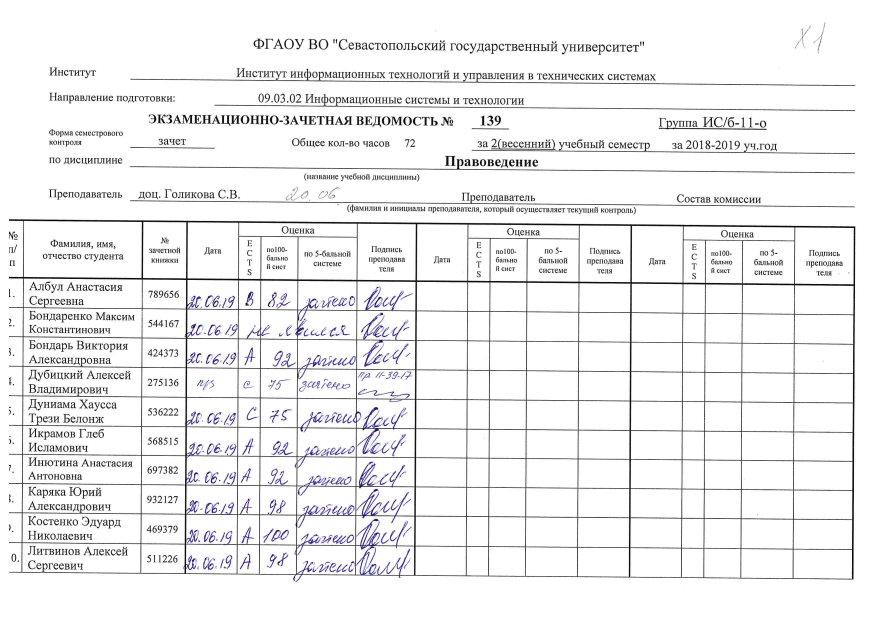
#> input picture InputData/Data/page_1.jpg, 3508 x 2480 px (shown at 1/4 size)
$ python -i align_images.py   (imports and definitions only)
#> lines starting #> are read from the running program, lines starting #| are printed output that depends on the picture; after the words box and inside, x2 and y2 are one past the last pixel; in counts of white or black regions, pixels touching at a corner belong together
#> further down, picture is the input picture: shape (2480, 3508, 3); mean B, G, R 240, 239.2, 239.3
import cv2
import numpy as np
import os
import math
from scipy.ndimage import interpolation as inter
from collections import OrderedDict

MAX_FEATURES = 500
GOOD_MATCH_PERCENT = 0.15


# [94 lines left out: functions alignImages, align_images_v2, not called in this run]


def correct_table_skew(img, result_path="Output"):
    # [19 lines of commented-out code are left out]

#> called with result_path = 'Output'
    grayscale_img = cv2.cvtColor(img, cv2.COLOR_BGR2GRAY)

    (thresh, img_bin) = cv2.threshold(grayscale_img, 128, 255, cv2.THRESH_BINARY | cv2.THRESH_OTSU)
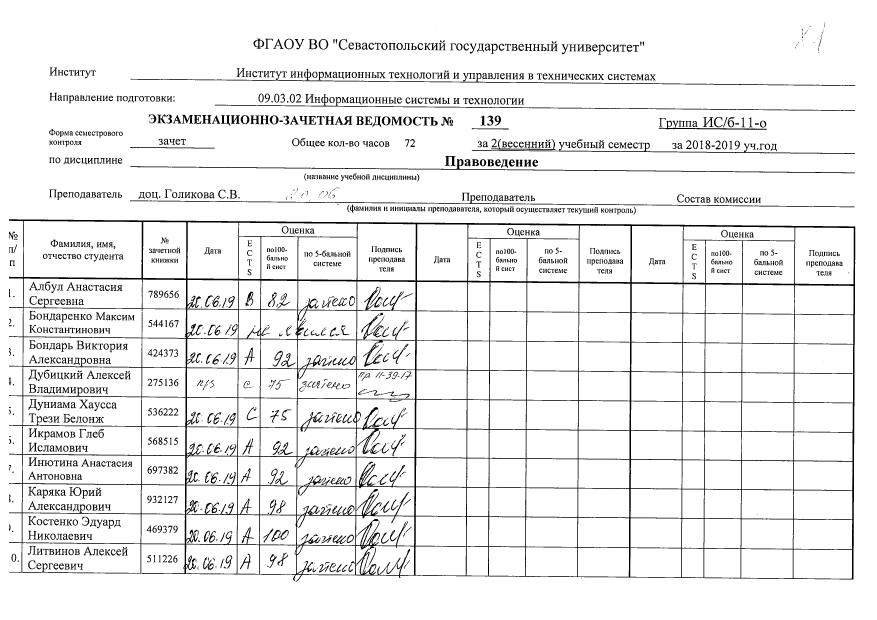
#> img_bin: shape (2480, 3508) (shown at 1/4 size); 93.3% white; 1610 black regions (269 under 20 px), largest, box (x1, y1, x2, y2) and area: (36, 877, 3421, 2327) 271154, (521, 636, 3420, 693) 9362, (522, 292, 3421, 344) 8520
#> thresh = 154
    img_bin_inv = cv2.bitwise_not(img_bin)  # 255 - img_bin  # Invert the image
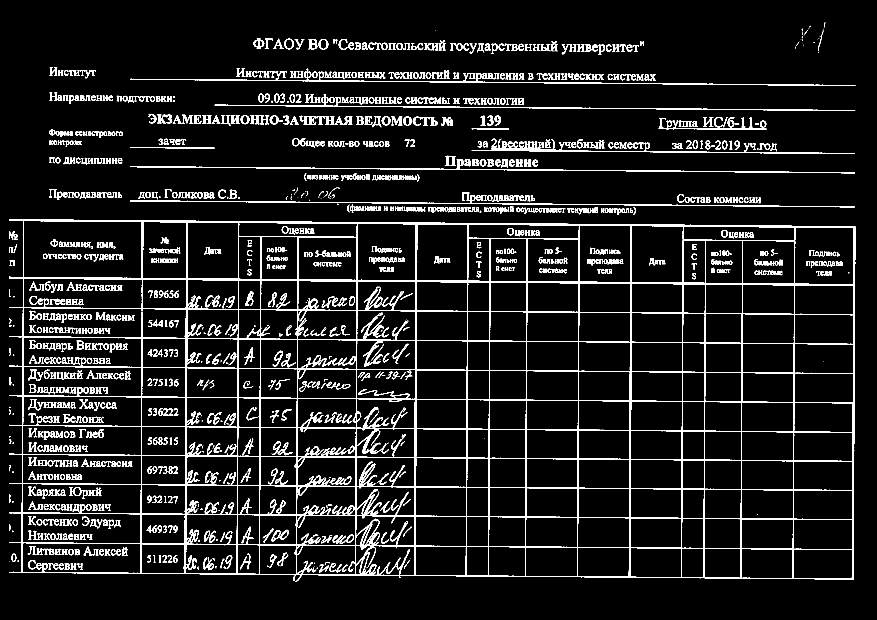
#> img_bin_inv: shape (2480, 3508) (shown at 1/4 size); 6.7% white; 1610 white regions (269 under 20 px), largest, box (x1, y1, x2, y2) and area: (36, 877, 3421, 2327) 271154, (521, 636, 3420, 693) 9362, (522, 292, 3421, 344) 8520

    cv2.imwrite(os.path.join(result_path, "img_bin.jpg"), img_bin_inv)

    kernel_length_verti = np.array(grayscale_img).shape[1] // 140
    kernel_length_hori = np.array(grayscale_img).shape[1] // 80

    verticle_kernel = cv2.getStructuringElement(cv2.MORPH_RECT, (1, kernel_length_verti))
    hori_kernel = cv2.getStructuringElement(cv2.MORPH_RECT, (kernel_length_hori, 1))

    kernel = cv2.getStructuringElement(cv2.MORPH_RECT, (3, 3))

    img_temp1 = cv2.erode(img_bin_inv, verticle_kernel, iterations=3)
#> img_temp1: shape (2480, 3508); 0.87% white; 20 white regions, largest, box (x1, y1, x2, y2) and area: (1656, 926, 1669, 2267) 7552, (3408, 941, 3421, 2282) 7517, (2516, 933, 2528, 2274) 7337
    verticle_lines_img = cv2.dilate(img_temp1, verticle_kernel, iterations=3)
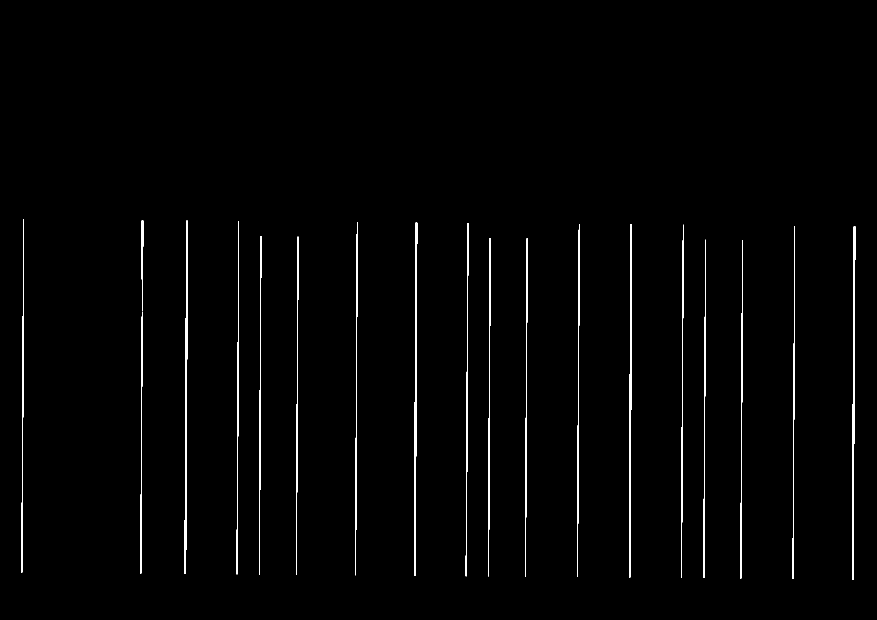
#> verticle_lines_img: shape (2480, 3508) (shown at 1/4 size); 1% white; 19 white regions, largest, box (x1, y1, x2, y2) and area: (3408, 905, 3421, 2318) 8597, (1656, 890, 1669, 2303) 8488, (2516, 897, 2528, 2310) 8201

    img_temp2 = cv2.erode(img_bin_inv, hori_kernel, iterations=3)
#> img_temp2: shape (2480, 3508); 1.3% white; 24 white regions, largest, box (x1, y1, x2, y2) and area: (99, 878, 3358, 911) 16835, (99, 1109, 3357, 1142) 16792, (99, 1817, 3353, 1846) 5957
    horizontal_lines_img = cv2.dilate(img_temp2, hori_kernel, iterations=3)
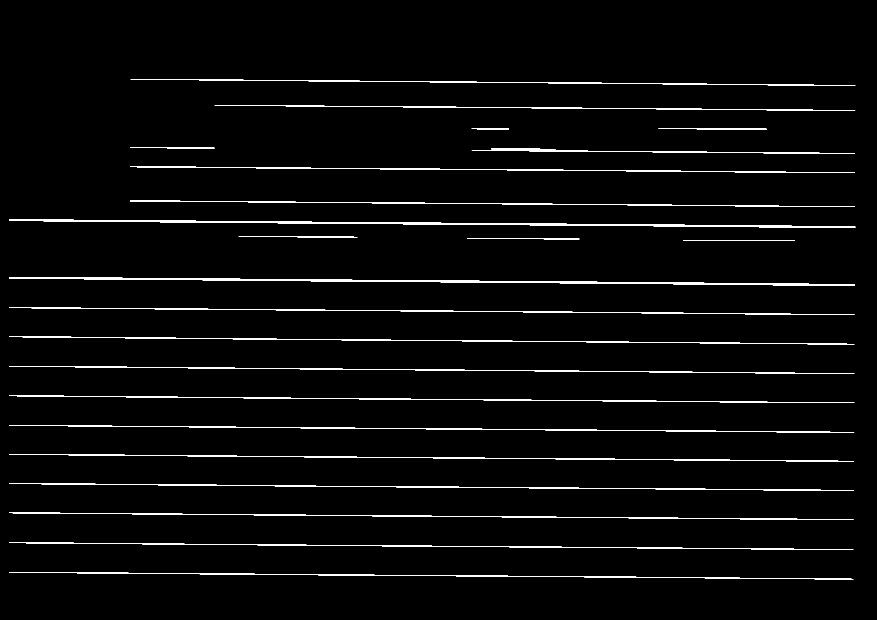
#> horizontal_lines_img: shape (2480, 3508) (shown at 1/4 size); 2% white; 24 white regions, largest, box (x1, y1, x2, y2) and area: (36, 878, 3421, 911) 20993, (36, 1109, 3420, 1142) 20950, (36, 1817, 3416, 1846) 9611

    alpha = 0.5
    beta = 1.0 - alpha

    img_final_bin = cv2.addWeighted(verticle_lines_img, alpha, horizontal_lines_img, beta, 0.0)
    cv2.imwrite(os.path.join(result_path, "img_final_bin.jpg"), img_final_bin)

    img_final_bin = cv2.erode(~img_final_bin, kernel, iterations=3)
    cv2.imwrite(os.path.join(result_path, "img_final_bin_inverted.jpg"), img_final_bin)

    (thresh, img_final_bin) = cv2.threshold(img_final_bin, 128, 255, cv2.THRESH_BINARY | cv2.THRESH_OTSU)
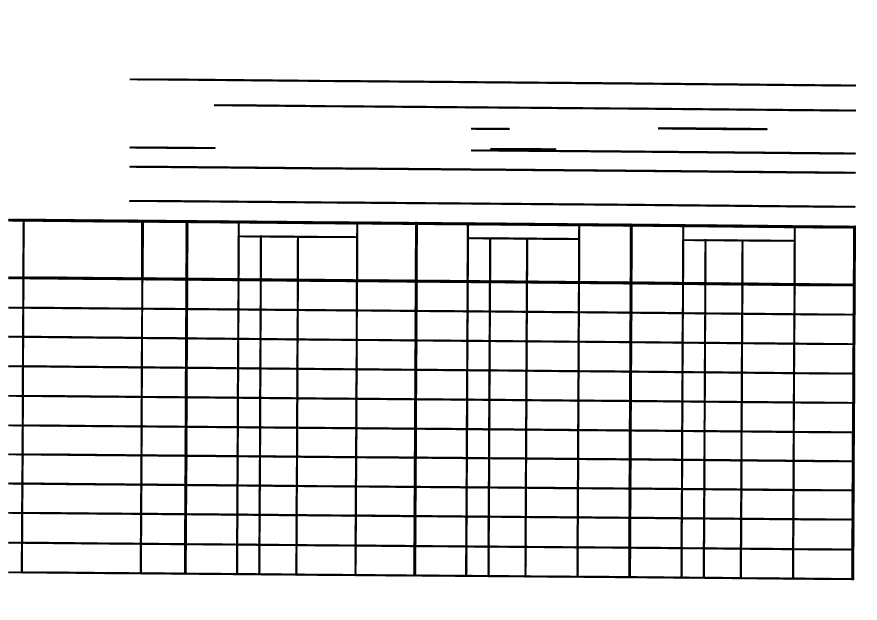
#> img_final_bin: shape (2480, 3508) (shown at 1/4 size); 91.6% white; 9 black regions, largest, box (x1, y1, x2, y2) and area: (33, 875, 3424, 2321) 611653, (518, 663, 3423, 695) 26128, (519, 314, 3424, 346) 25299
#> thresh = 127

    cv2.imwrite(os.path.join(result_path, "img_final_bin_inverted_threshed.jpg"), img_final_bin)
    img_final_bin = cv2.bitwise_not(img_final_bin)
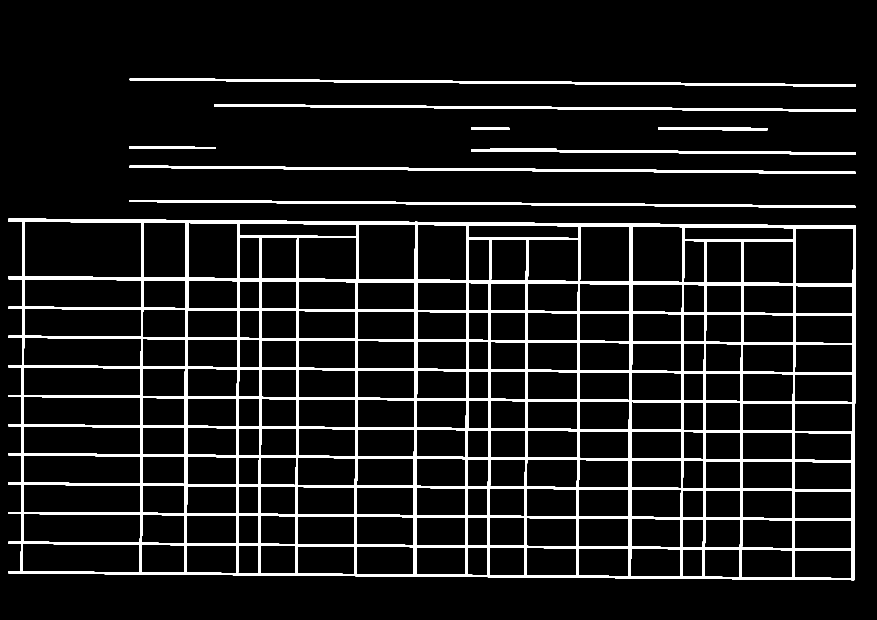
#> img_final_bin: shape (2480, 3508) (shown at 1/4 size); 8.4% white; 9 white regions, largest, box (x1, y1, x2, y2) and area: (33, 875, 3424, 2321) 611653, (518, 663, 3423, 695) 26128, (519, 314, 3424, 346) 25299
    cv2.imwrite(os.path.join(result_path, "img_final_bin_inverted_1.jpg"), img_final_bin)

    coordinates = np.column_stack(np.where(img_final_bin > 0))
#> coordinates = 734546 pairs, first value 314 to 2320, second value 33 to 3423
    ang = cv2.minAreaRect(coordinates)[-1]
#> ang = -0.462

    if ang < -45:
        ang = -(90 + ang)
    else:
        ang = -ang
#> ang = 0.462

    height, width = img.shape[:2]

    center_img = (width / 2, height / 2)
    rotationMatrix = cv2.getRotationMatrix2D(center_img, ang, 1.0)
#> rotationMatrix = [[1, 0.00806, -9.94], [-0.00806, 1, 14.18]]

    rotated_img = cv2.warpAffine(img, rotationMatrix, (width, height), borderMode=cv2.BORDER_REPLICATE,
                                 flags=cv2.INTER_CUBIC)
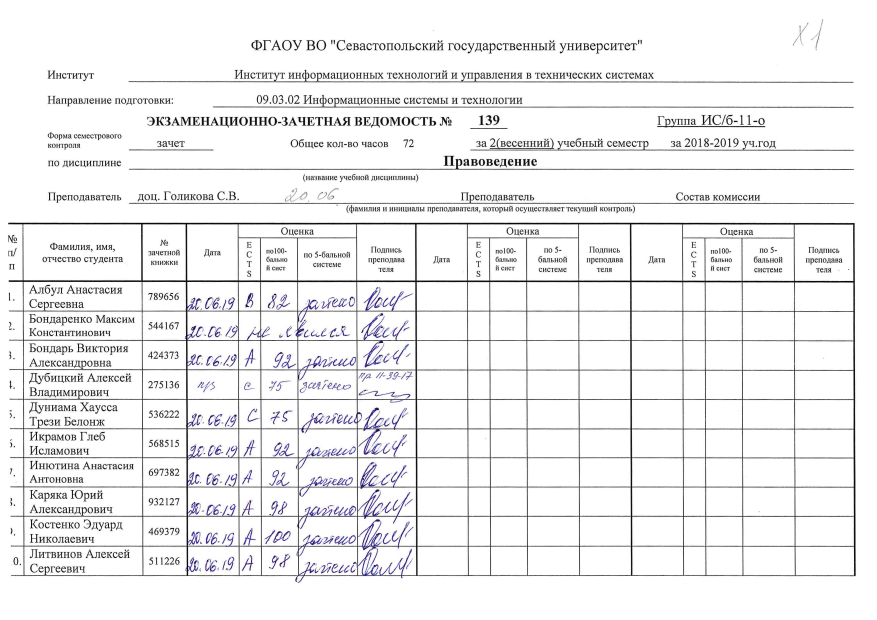
#> rotated_img: shape (2480, 3508, 3) (shown at 1/4 size); mean B, G, R 239.9, 239.1, 239.2
    return rotated_img


# [151 lines left out: functions correct_skew, deskew, unshear, not called in this run]

>>> import cv2
>>> picture = cv2.imread('InputData/Data/page_1.jpg')
>>> result = correct_table_skew(picture)

$ run again, on InputData/Data/page_10.jpg
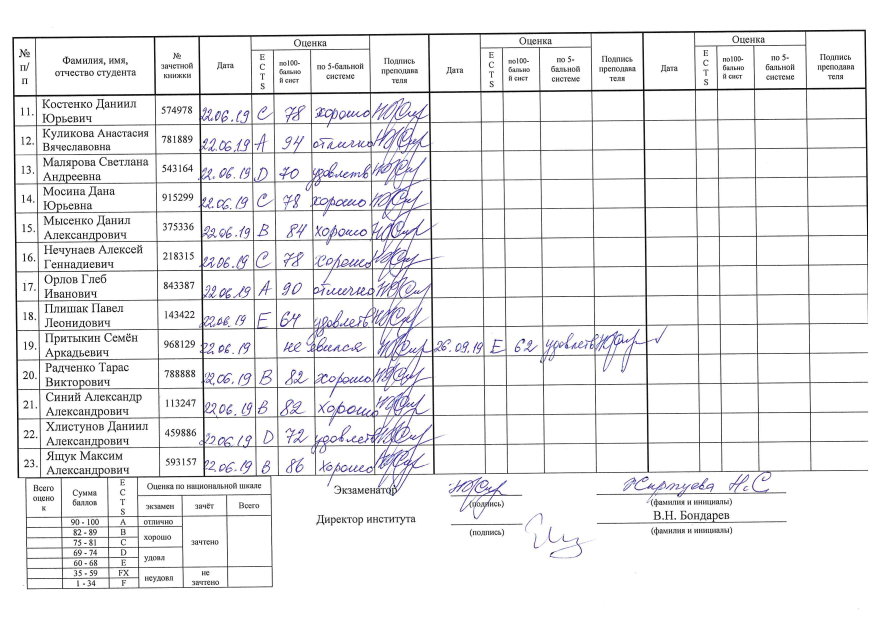
#> input picture InputData/Data/page_10.jpg, 3508 x 2480 px (shown at 1/4 size)
#> picture is the input picture: shape (2480, 3508, 3); mean B, G, R 239, 237.7, 238
#> in correct_table_skew, `(thresh, img_bin) = cv2.threshold(grayscale_img, 128, 255, cv2.THRESH_..`:
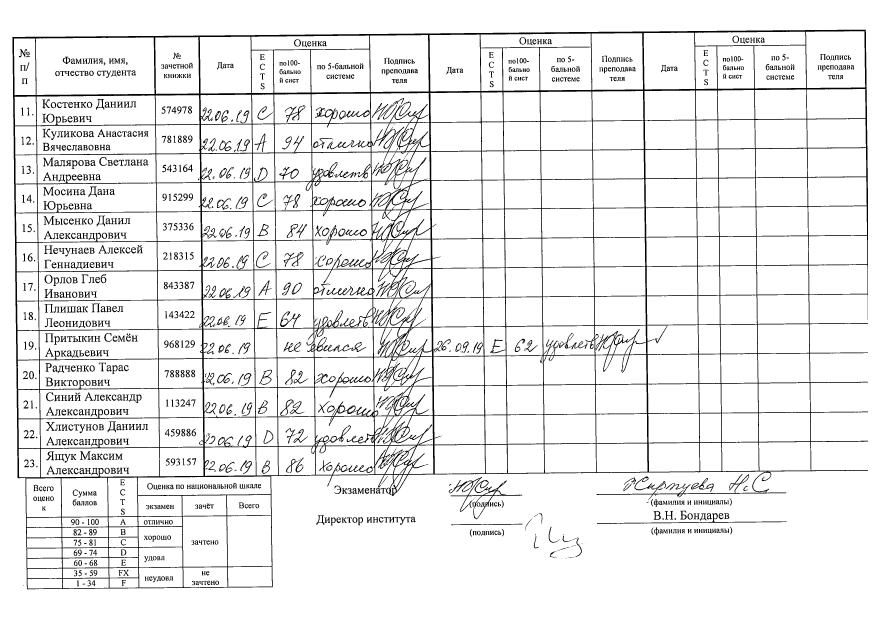
#> img_bin: shape (2480, 3508) (shown at 1/4 size); 92.6% white; 1297 black regions (158 under 20 px), largest, box (x1, y1, x2, y2) and area: (49, 118, 3472, 2357) 412509, (1795, 1908, 2089, 2077) 5021, (2388, 2053, 3146, 2095) 2410
#> in correct_table_skew, `(thresh, img_bin) = cv2.threshold(grayscale_img, 128, 255, cv2.THRESH_..`: thresh = 155
#> img_temp1: shape (2480, 3508); 1.1% white; 26 white regions, largest, box (x1, y1, x2, y2) and area: (1713, 170, 1739, 1862) 8890, (51, 184, 76, 1877) 8603, (794, 178, 819, 1872) 8504
#> verticle_lines_img: shape (2480, 3508); 1.5% white; 26 white regions, largest, box (x1, y1, x2, y2) and area: (1713, 134, 1739, 1898) 10762, (51, 148, 76, 1913) 10403, (794, 142, 819, 1908) 10304
#> img_temp2: shape (2480, 3508); 1.4% white; 31 white regions, largest, box (x1, y1, x2, y2) and area: (115, 351, 3403, 386) 17192, (112, 120, 3400, 153) 17116, (133, 1881, 3409, 1913) 7504
#> horizontal_lines_img: shape (2480, 3508); 2.2% white; 31 white regions, largest, box (x1, y1, x2, y2) and area: (52, 351, 3466, 386) 21602, (49, 120, 3463, 153) 21274, (70, 1881, 3472, 1913) 11536
#> in correct_table_skew, `(thresh, img_final_bin) = cv2.threshold(img_final_bin, 128, 255, cv2.T..`: thresh = 127
#> coordinates = 873404 pairs, first value 115 to 2359, second value 46 to 3474
#> in correct_table_skew, `ang = cv2.minAreaRect(coordinates)[-1]`: ang = -89.5
#> in correct_table_skew, `ang = -(90 + ang)`: ang = -0.501
#> rotationMatrix = [[1, -0.00874, 10.9], [0.00874, 1, -15.28]]
#> in correct_table_skew, `rotated_img = cv2.warpAffine(img, rotationMatrix, (width, height), bor..`:
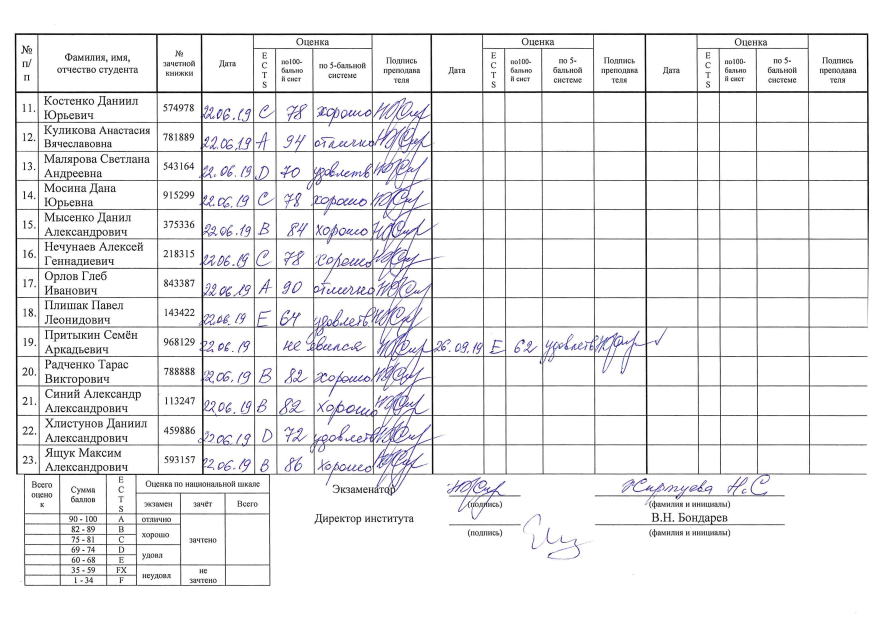
#> rotated_img: shape (2480, 3508, 3) (shown at 1/4 size); mean B, G, R 238.9, 237.6, 237.9
